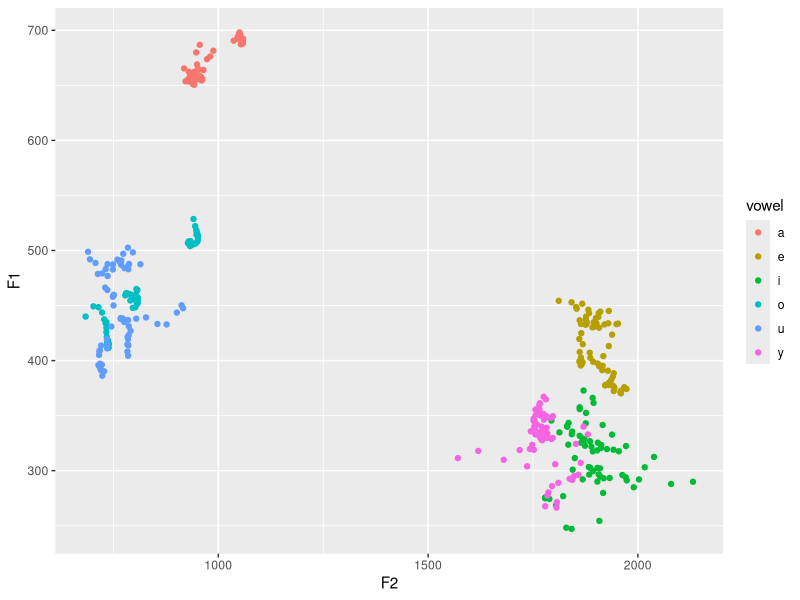
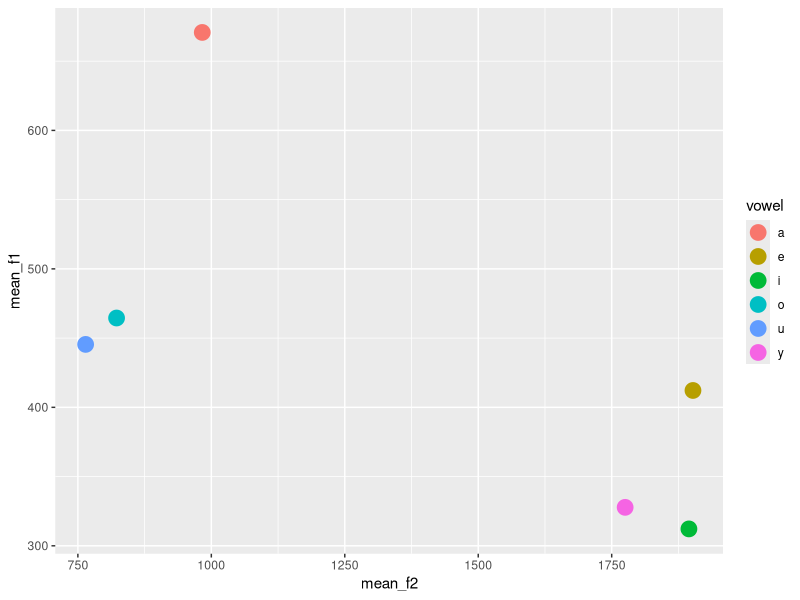
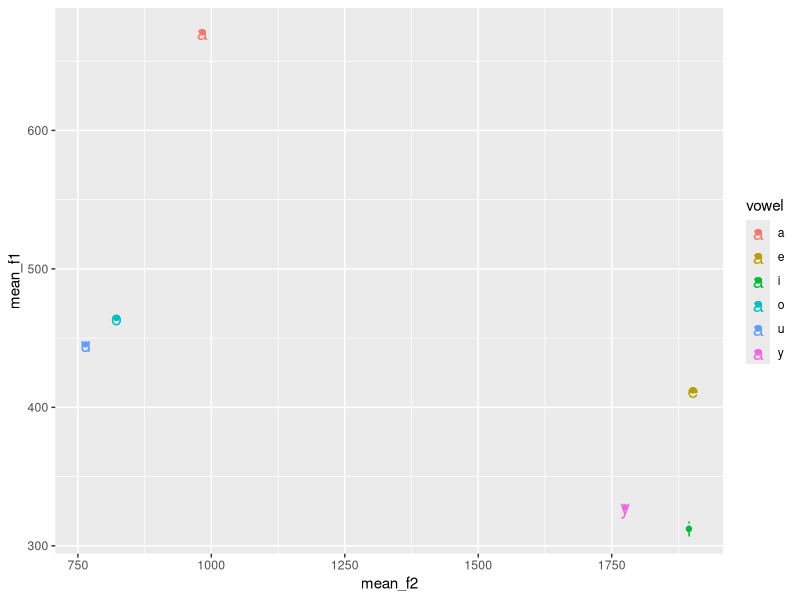
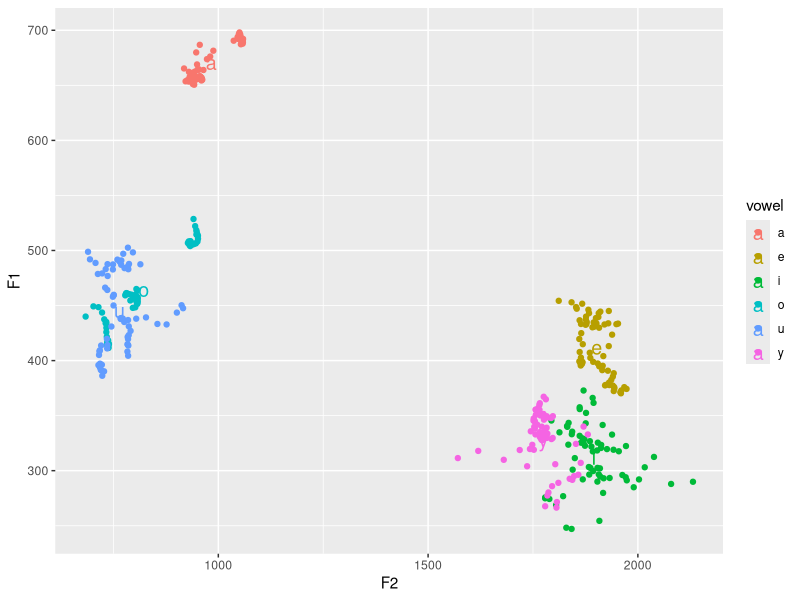
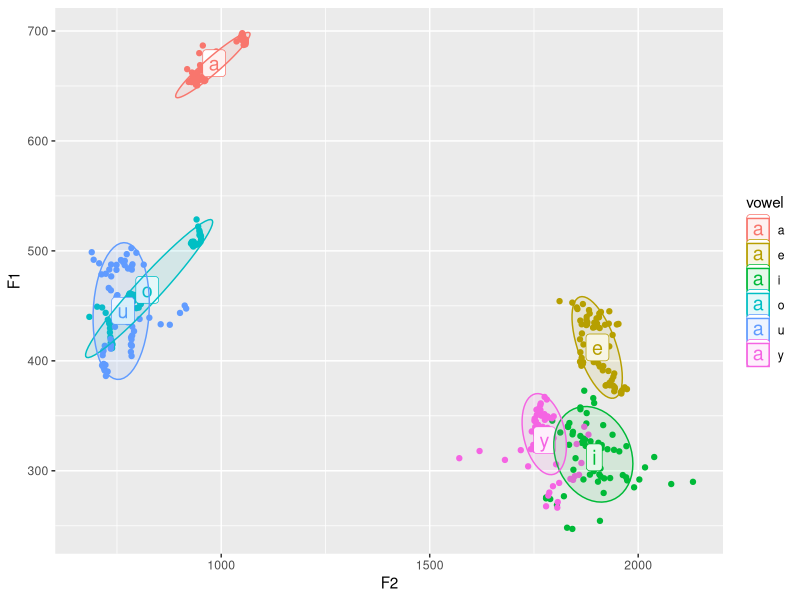
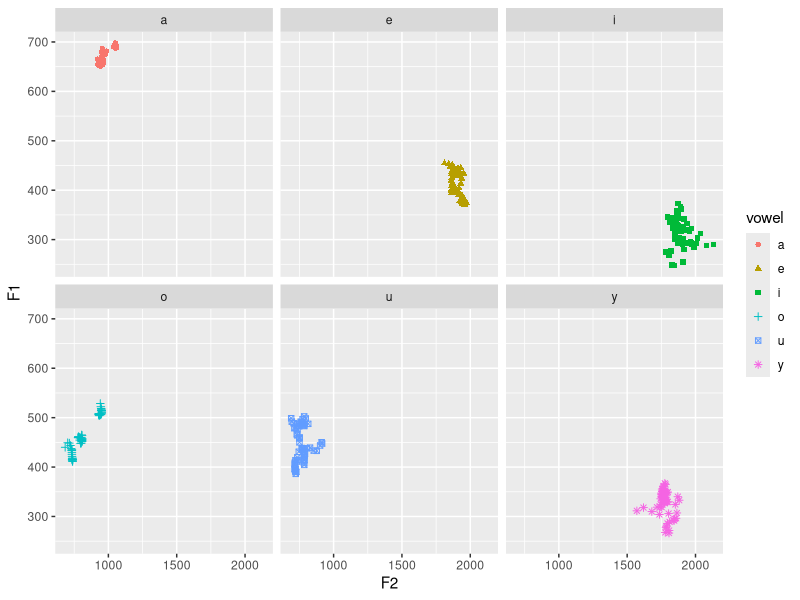
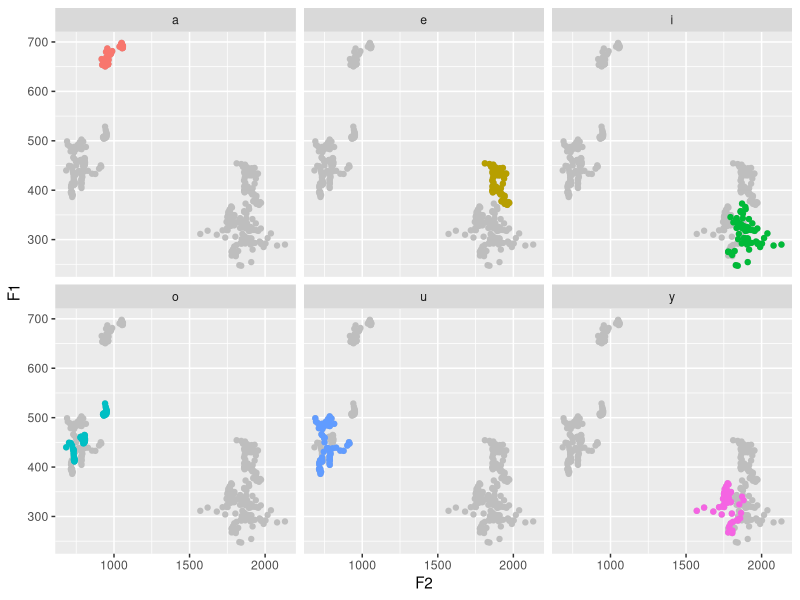
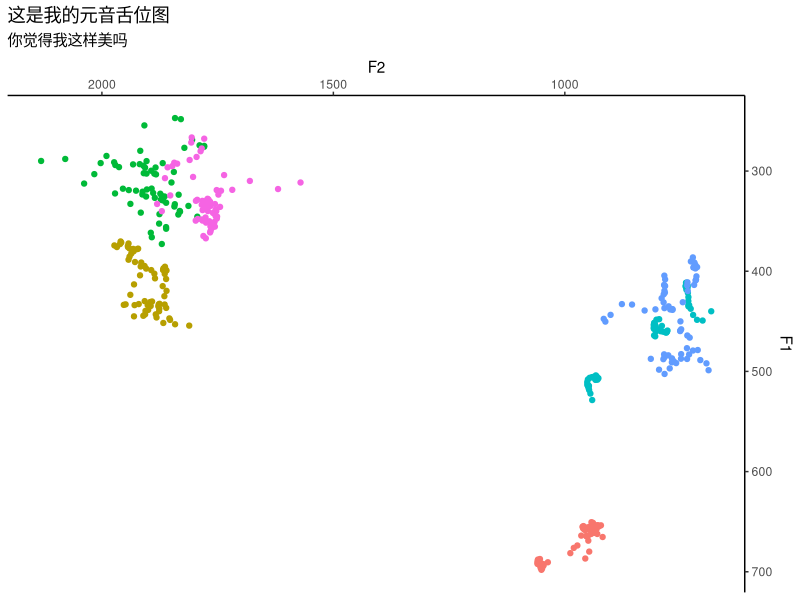

The R source for these figures, in order:
## ---- chunk 1
library(tidyverse)
library(readxl)
d <- read_excel("./demo_data/vowel_data.xlsx")
d 
## ---- chunk 2
d %>%
  ggplot(aes(x = F2, y = F1, color = vowel)) +
  geom_point()
## ---- chunk 3
m <- d %>%
  group_by(vowel) %>%
  summarise(
    mean_f1 = mean(F1),
    mean_f2 = mean(F2)
  )


m %>%
  ggplot(aes(x = mean_f2, y = mean_f1, color = vowel)) +
  geom_point(size = 5)
## ---- chunk 4
m %>%
  ggplot(aes(x = mean_f2, y = mean_f1, color = vowel)) +
  geom_point() +
  geom_text(aes(label = vowel), size = 5)
## ---- chunk 5
d %>%
  ggplot(aes(x = F2, y = F1, color = vowel)) +
  geom_point() +
  geom_text(
    data = m,
    aes(x = mean_f2, y = mean_f1, label = vowel),
    size = 5
  )
## ---- chunk 6
d %>%
  ggplot(aes(x = F2, y = F1, color = vowel)) +
  geom_point() +
  geom_label(
    data = m,
    aes(x = mean_f2, y = mean_f1, label = vowel),
    size = 5
  ) +
  
  stat_ellipse(aes(fill = vowel), level = 0.8, geom = "polygon", alpha = 0.1)
## ---- chunk 7
d %>%
   ggplot(aes(x = F2, y = F1, color = vowel, shape = vowel)) +
  geom_point() +
  facet_wrap(vars(vowel))
## ---- chunk 8
d %>%
  ggplot(aes(x = F2, y = F1)) +
  geom_point(data = d %>% select(-vowel), 
             color = "gray") +
  geom_point(aes(color = vowel)) +
  facet_wrap(vars(vowel)) +
  theme(legend.position = "none")
## ---- chunk 9
d %>%
  ggplot(aes(x = F2, y = F1, color = vowel)) +
  geom_point() +
  
  scale_x_reverse(position = "top") +
  scale_y_reverse(position = "right") +
  labs(
    title = "这是我的元音舌位图",
    subtitle = "你觉得我这样美吗"
  ) +
  theme_classic() +
  theme(legend.position = "none")
## ---- chunk 10
d %>%
  ggplot(aes(x = F2, y = F1, color = vowel)) +
  geom_point() +
  
  geom_label(
    data = m,
    aes(x = mean_f2, y = mean_f1, label = vowel),
    size = 5
  ) +
  
  scale_x_reverse(position = "top") +
  scale_y_reverse(position = "right") +
  labs(
    title = "这是我的元音舌位图",
    subtitle = "你觉得我这样美吗"
  ) +
  theme_classic() +
  theme(legend.position = "none")
## ---- chunk 11
d %>%
  ggplot(aes(x = F2, y = F1, color = vowel)) +
  geom_point() +
  
  stat_ellipse(level = 0.8, geom = "polygon", alpha = 0.1, aes(fill = vowel)) +
  
  geom_label(
    data = m,
    aes(x = mean_f2, y = mean_f1, label = vowel),
    size = 5
  ) +
  scale_x_reverse(position = "top") +
  scale_y_reverse(position = "right") +
  labs(
    title = "这是我的元音舌位图",
    subtitle = "你觉得我这样美吗"
  ) +
  theme_classic() +
  theme(legend.position = "none")
## ---- chunk 12
library(scales)
d %>%
  ggplot(aes(x = F2, y = F1, color = vowel, shape = vowel)) +
  geom_point() +
  stat_ellipse(level = 0.8, geom = "polygon", alpha = 0.1, aes(fill = vowel)) +
  geom_label(
    data = m,
    aes(x = mean_f2, y = mean_f1, label = vowel),
    size = 5
  ) +
  
 scale_y_reverse(
   position = "right",
   labels = unit_format(unit = "Hz", sep = ""),
   breaks = seq(100, 1000, 200)
 ) +
 scale_x_reverse(
   position = "top",
   labels = unit_format(unit = "Hz", sep = ""),
   breaks = seq(200, 3000, 500)
 ) +
  
  labs(
    title = "这是我的元音舌位图",
    subtitle = "你觉得我这样美吗"
  ) +
  theme_light() +
  theme(
    legend.position = "none",
    plot.title = element_text(hjust = 0.5), 
    plot.subtitle = element_text(hjust = 0.5),
    text = element_text(size = 13),
    plot.margin = margin(t = 1, r = 0.8, b = 1, l = 1, "cm"),
    axis.title.y.right = element_text(angle = 0, vjust = 0.5)
  )
